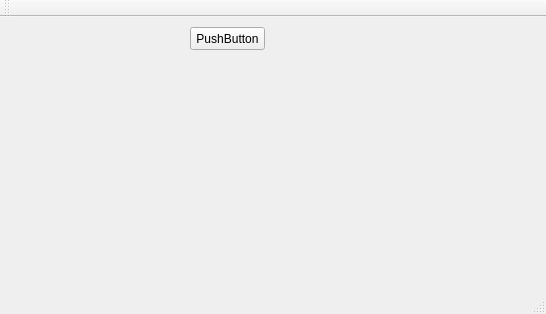
<?xml version="1.0" encoding="UTF-8"?>
<ui version="4.0">
 <class>MainWindow</class>
 <widget class="QMainWindow" name="MainWindow">
  <property name="geometry">
   <rect>
    <x>0</x>
    <y>0</y>
    <width>546</width>
    <height>314</height>
   </rect>
  </property>
  <property name="windowTitle">
   <string>MainWindow</string>
  </property>
  <widget class="QWidget" name="centralWidget">
   <widget class="QPushButton" name="pushButton">
    <property name="geometry">
     <rect>
      <x>190</x>
      <y>10</y>
      <width>75</width>
      <height>23</height>
     </rect>
    </property>
    <property name="text">
     <string>PushButton</string>
    </property>
   </widget>
  </widget>
  <widget class="QMenuBar" name="menuBar">
   <property name="geometry">
    <rect>
     <x>0</x>
     <y>0</y>
     <width>546</width>
     <height>21</height>
    </rect>
   </property>
  </widget>
  <widget class="QToolBar" name="mainToolBar">
   <attribute name="toolBarArea">
    <enum>TopToolBarArea</enum>
   </attribute>
   <attribute name="toolBarBreak">
    <bool>false</bool>
   </attribute>
  </widget>
  <widget class="QStatusBar" name="statusBar"/>
 </widget>
 <layoutdefault spacing="6" margin="11"/>
 <resources/>
 <connections/>
</ui>
